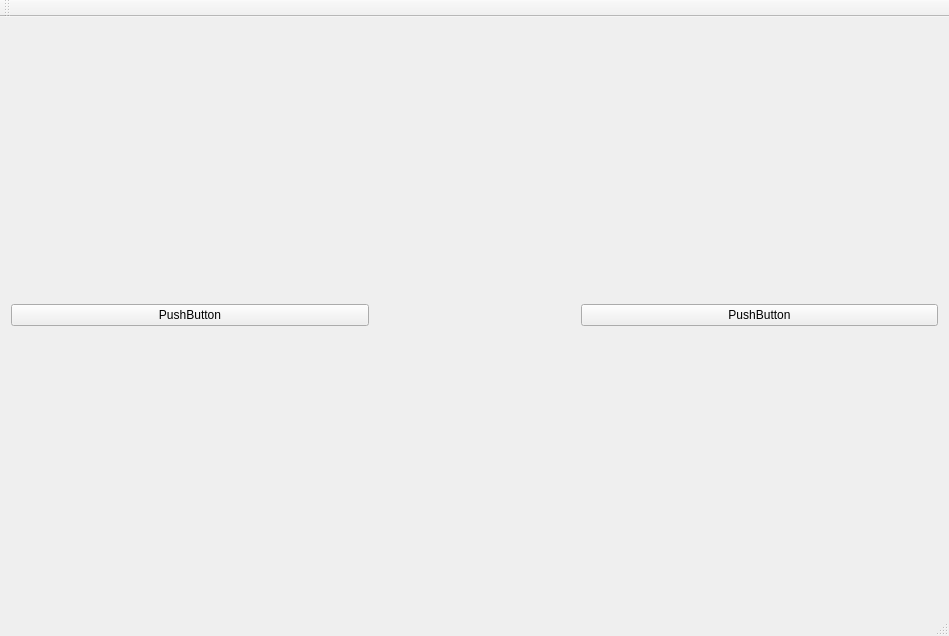
<?xml version="1.0" encoding="UTF-8"?>
<ui version="4.0">
 <class>SpaceEmulator</class>
 <widget class="QMainWindow" name="SpaceEmulator">
  <property name="geometry">
   <rect>
    <x>0</x>
    <y>0</y>
    <width>949</width>
    <height>636</height>
   </rect>
  </property>
  <property name="windowTitle">
   <string>SpaceEmulator</string>
  </property>
  <widget class="QWidget" name="centralWidget">
   <layout class="QVBoxLayout" name="verticalLayout">
    <item>
     <layout class="QVBoxLayout" name="verticalLayout_2"/>
    </item>
    <item>
     <layout class="QVBoxLayout" name="verticalLayoutMain" stretch="1">
      <item>
       <layout class="QHBoxLayout" name="horizontalLayout" stretch="1,1,1">
        <item>
         <widget class="QPushButton" name="pushButton">
          <property name="text">
           <string>PushButton</string>
          </property>
         </widget>
        </item>
        <item>
         <widget class="QLabel" name="label">
          <property name="sizePolicy">
           <sizepolicy hsizetype="Fixed" vsizetype="Fixed">
            <horstretch>0</horstretch>
            <verstretch>0</verstretch>
           </sizepolicy>
          </property>
          <property name="maximumSize">
           <size>
            <width>200</width>
            <height>200</height>
           </size>
          </property>
          <property name="text">
           <string/>
          </property>
          <property name="pixmap">
           <pixmap resource="logo.qrc">:/pics/Logo/NIIPFP.png</pixmap>
          </property>
          <property name="scaledContents">
           <bool>true</bool>
          </property>
          <property name="alignment">
           <set>Qt::AlignCenter</set>
          </property>
          <property name="wordWrap">
           <bool>false</bool>
          </property>
         </widget>
        </item>
        <item>
         <widget class="QPushButton" name="pushButton_2">
          <property name="text">
           <string>PushButton</string>
          </property>
         </widget>
        </item>
       </layout>
      </item>
     </layout>
    </item>
   </layout>
  </widget>
  <widget class="QMenuBar" name="menuBar">
   <property name="geometry">
    <rect>
     <x>0</x>
     <y>0</y>
     <width>949</width>
     <height>21</height>
    </rect>
   </property>
  </widget>
  <widget class="QToolBar" name="mainToolBar">
   <attribute name="toolBarArea">
    <enum>TopToolBarArea</enum>
   </attribute>
   <attribute name="toolBarBreak">
    <bool>false</bool>
   </attribute>
  </widget>
  <widget class="QStatusBar" name="statusBar"/>
 </widget>
 <layoutdefault spacing="6" margin="11"/>
 <resources>
  <include location="logo.qrc"/>
 </resources>
 <connections/>
</ui>
